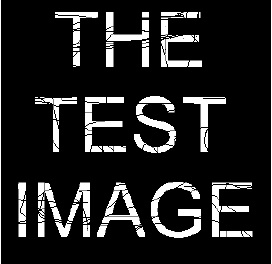
%> input picture Thresholding/word.jpg, 272 x 264 px
$ octave TestThresholding.m   (GNU Octave 9; MATLAB toolbox functions it lacks are replaced by stand-ins)
%> lines starting %> are read from the running program, lines starting %| are printed output that depends on the picture; in (x1, y1, x2, y2) boxes, pixels count from 0 and x2, y2 are one past the last pixel; in counts of white or black regions, pixels touching at a corner belong together; the program's own positions count from 1
%Upload image;
Ir = imread('C:\Users\Yuan\Desktop\Study\Github\Segmentation\Thresholding\word.jpg');
%> Ir is the input picture: size 264x272x3 uint8; min 0, max 255, mean 34.8
Ird = im2double(rgb2gray(Ir));

%FindThresholding;
T = FindGlobalThresholding(Ird,0.0001);
%> T = 0.482

[row,col] = size(Ird);
%> row = 264; col = 272
Ird_n = zeros(row,col);


for i = 1:1:row
    for j = 1:1:col
        if Ird(i,j) >= T
            Ird_n(i,j) = 1;
        else
            Ird_n(i,j) = 0;
        end
    end
end
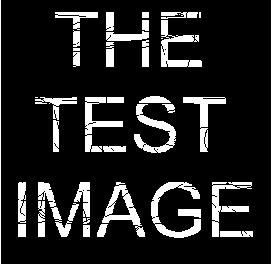
%> Ird_n: size 264x272 double; values 0 (black) and 1 (white), 14.1% white; 40 white regions (4 under 20 px), largest, box (x1, y1, x2, y2) and area: (151, 182, 201, 238) 873, (102, 182, 145, 237) 709, (212, 182, 252, 237) 702

Ird_nd = imdilate(Ird_n,[1 1 1;1 1 1; 1 1 1]);
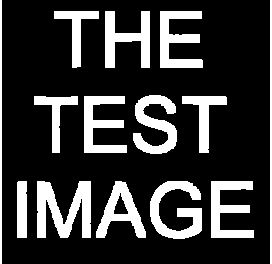
%> Ird_nd: size 264x272 double; values 0 (black) and 1 (white), 21.2% white; 14 white regions, largest, box (x1, y1, x2, y2) and area: (37, 181, 91, 238) 1868, (150, 181, 202, 239) 1490, (133, 95, 177, 154) 1363
Ird_ne = imerode(Ird_nd,[1 1 1;1 1 1; 1 1 1]);
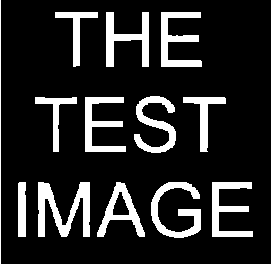
%> Ird_ne: size 264x272 double; values 0 (black) and 1 (white), 15.5% white; 14 white regions, largest, box (x1, y1, x2, y2) and area: (38, 182, 90, 237) 1406, (151, 182, 201, 238) 1090, (161, 12, 202, 67) 1028

figure(1);
subplot(2,2,1),imagesc(Ird);
subplot(2,2,2),imagesc(Ird_n);
subplot(2,2,3),imagesc(Ird_nd);
subplot(2,2,4),imagesc(Ird_ne);
colormap('gray');
